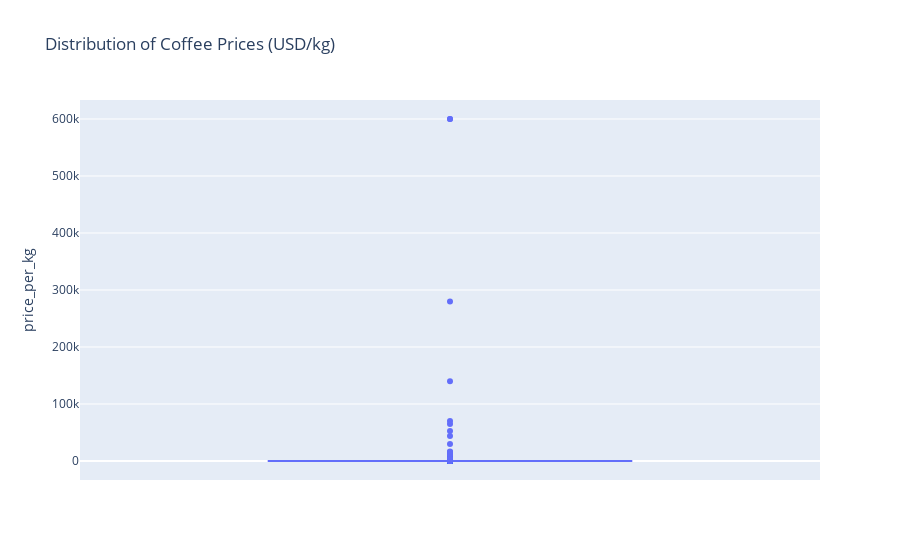
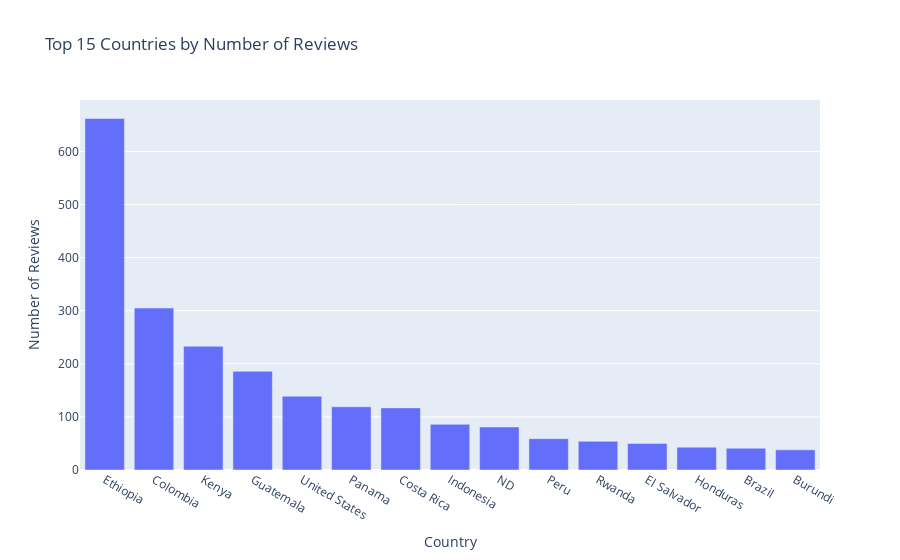

Notebook code for these charts, in order:
### Markdown cell above
## 1.2 Data Standardisation
Before dropping columns, we'll standardize two key features:
1. Price: Convert all prices to USD per kilogram
2. Country of Origin: Extract and standardize country information

This will help us make informed decisions about which features to keep or drop.

### Code cell
data = standardize_prices(data)
analyze_price_distribution(data)

# 1.2.2 Country of Origin Standardization
data = extract_and_correct_country(data)
country_stats = analyze_country_distribution(data)

# Document key findings
top_countries = country_stats.head(3).select('country_of_origin').to_series().to_list()

print("\nKey Observations:")
print("-" * 50)
print(f"• Successfully standardized prices to USD/kg")
print(f"• Extracted {data['country_of_origin'].n_unique()} unique countries")
print(f"• Top 3 countries by review count: {', '.join(top_countries)}")

### Figure 1 — Plotly figure (JSON) as saved in the notebook; plotly's stock layout.template omitted (floating-point values rounded to 4 significant figures; data arrays with more than 128 entries replaced by an {"elided": "..."} marker saying what was removed)
{"data": [{"alignmentgroup": "True", "hovertemplate": "price_per_kg=%{y}<extra></extra>", "legendgroup": "", "marker": {"color": "#636efa"}, "name": "", "notched": false, "offsetgroup": "", "orientation": "v", "showlegend": false, "type": "box", "x0": " ", "xaxis": "x", "y": {"elided": "2775 float values"}, "y0": " ", "yaxis": "y"}], "layout": {"boxmode": "group", "legend": {"tracegroupgap": 0}, "title": {"text": "Distribution of Coffee Prices (USD/kg)"}, "xaxis": {"anchor": "y", "domain": [0, 1]}, "yaxis": {"anchor": "x", "domain": [0, 1], "title": {"text": "price_per_kg"}}}}

### Figure 2 — Plotly figure (JSON) as saved in the notebook; plotly's stock layout.template omitted (floating-point values rounded to 4 significant figures)
{"data": [{"alignmentgroup": "True", "hovertemplate": "Country=%{x}<br>Number of Reviews=%{y}<extra></extra>", "legendgroup": "", "marker": {"color": "#636efa", "pattern": {"shape": ""}}, "name": "", "offsetgroup": "", "orientation": "v", "showlegend": false, "textposition": "auto", "type": "bar", "x": ["Ethiopia", "Colombia", "Kenya", "Guatemala", "United States", "Panama", "Costa Rica", "Indonesia", "ND", "Peru", "Rwanda", "El Salvador", "Honduras", "Brazil", "Burundi"], "xaxis": "x", "y": [662, 305, 233, 186, 139, 119, 117, 86, 81, 59, 54, 50, 43, 41, 38], "yaxis": "y"}], "layout": {"barmode": "relative", "legend": {"tracegroupgap": 0}, "title": {"text": "Top 15 Countries by Number of Reviews"}, "xaxis": {"anchor": "y", "domain": [0, 1], "title": {"text": "Country"}}, "yaxis": {"anchor": "x", "domain": [0, 1], "title": {"text": "Number of Reviews"}}}}
